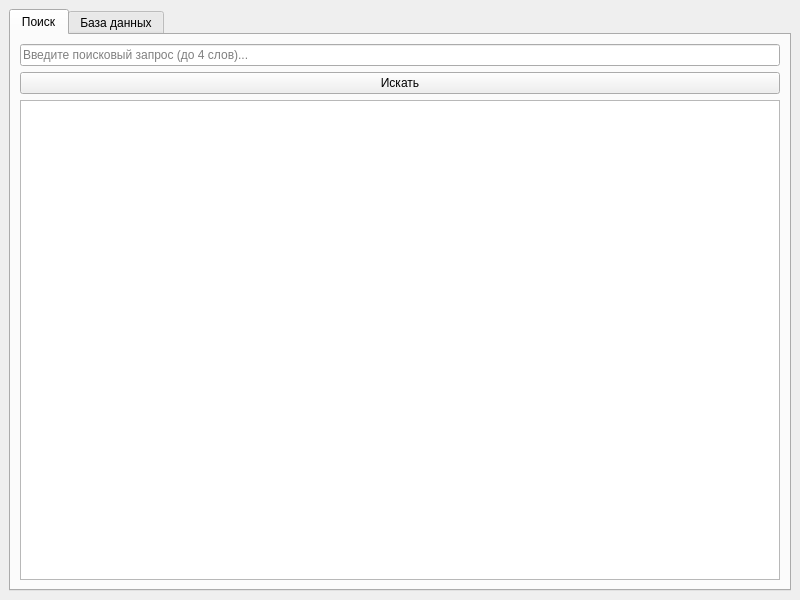
<?xml version="1.0" encoding="UTF-8"?>
<ui version="4.0">
 <class>MainWindow</class>
 <widget class="QMainWindow" name="MainWindow">
  <property name="geometry">
   <rect>
    <x>0</x>
    <y>0</y>
    <width>800</width>
    <height>600</height>
   </rect>
  </property>
  <property name="windowTitle">
   <string>Поисковая система</string>
  </property>
  <widget class="QWidget" name="centralwidget">
   <layout class="QVBoxLayout" name="verticalLayout">
    <item>
     <widget class="QTabWidget" name="tabWidget">
      <property name="currentIndex">
       <number>0</number>
      </property>
      <widget class="QWidget" name="tabSearch">
       <attribute name="title">
        <string>Поиск</string>
       </attribute>
       <layout class="QVBoxLayout" name="verticalLayout_2">
        <item>
         <widget class="QLineEdit" name="queryEdit">
          <property name="placeholderText">
           <string>Введите поисковый запрос (до 4 слов)...</string>
          </property>
         </widget>
        </item>
        <item>
         <widget class="QPushButton" name="searchButton">
          <property name="text">
           <string>Искать</string>
          </property>
         </widget>
        </item>
        <item>
         <widget class="QListWidget" name="resultsList"/>
        </item>
       </layout>
      </widget>
      <widget class="QWidget" name="tabDatabase">
       <attribute name="title">
        <string>База данных</string>
       </attribute>
       <layout class="QVBoxLayout" name="verticalLayout_3">
        <item>
         <widget class="QPushButton" name="showDocsButton">
          <property name="text">
           <string>Показать документы и релевантность</string>
          </property>
          <property name="enabled">
           <bool>false</bool>
          </property>
         </widget>
        </item>
        <item>
         <widget class="QLabel" name="labelWords">
          <property name="text">
           <string>Слова в БД и их частота:</string>
          </property>
         </widget>
        </item>
        <item>
         <widget class="QListWidget" name="wordsList"/>
        </item>
        <item>
         <widget class="QLabel" name="labelDocs">
          <property name="text">
           <string>Найденные документы:</string>
          </property>
         </widget>
        </item>
        <item>
         <widget class="QListWidget" name="documentsList"/>
        </item>
       </layout>
      </widget>
     </widget>
    </item>
   </layout>
  </widget>
 </widget>
 <resources/>
 <connections/>
</ui>
